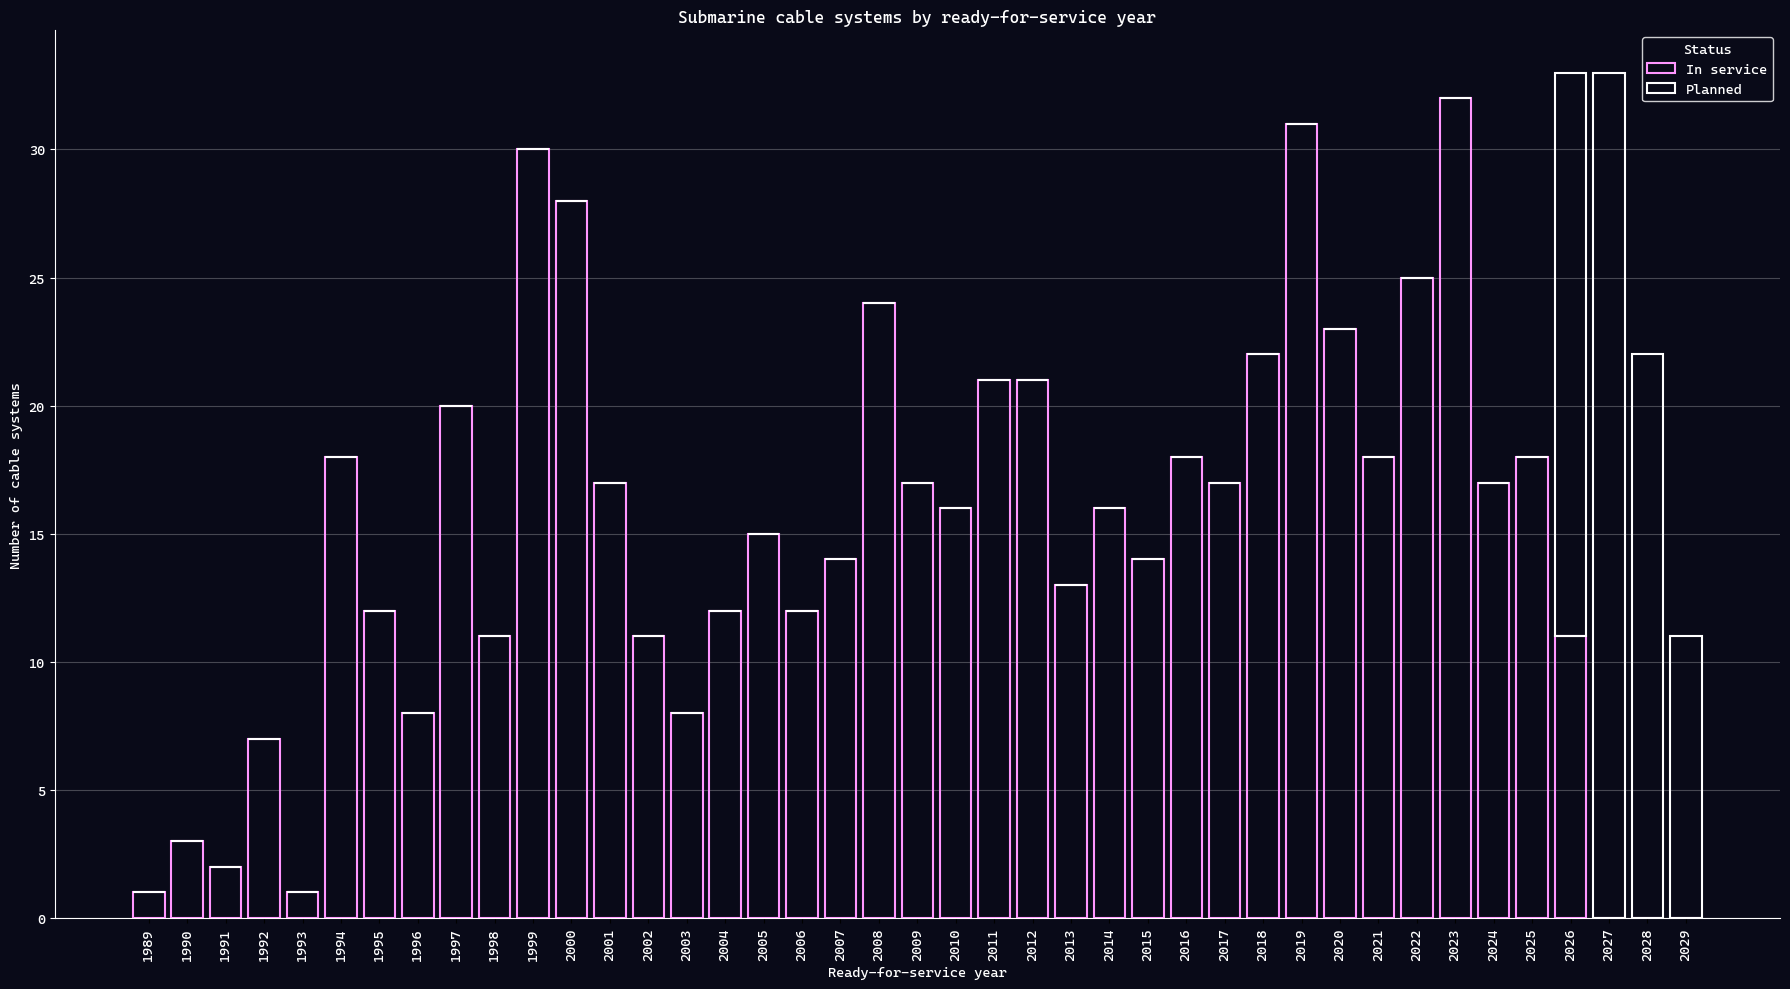

Write the Python code that produced this figure.
from matplotlib.ticker import MultipleLocator

yearly = (
    metadata.dropna(subset=["rfs_year", "status"])
    .groupby(["rfs_year", "status"])
    .size()
    .unstack(fill_value=0)
    .sort_index()
)

x = range(len(yearly.index))
in_service = yearly.get("In service", pd.Series(0, index=yearly.index))
planned = yearly.get("Planned", pd.Series(0, index=yearly.index))

fig, ax = plt.subplots(figsize=(18, 10), facecolor="#090A18")
ax.set_facecolor("#090A18")
ax.bar(
    x,
    in_service,
    width=0.82,
    facecolor="none",
    edgecolor="#FF96FF",
    linewidth=1.5,
    label="In service",
)
ax.bar(
    x,
    planned,
    bottom=in_service,
    width=0.82,
    facecolor="none",
    edgecolor="#FFFFFF",
    linewidth=1.5,
    label="Planned",
)

ax.set_title("Submarine cable systems by ready-for-service year", color="#FFFFFF")
ax.set_xlabel("Ready-for-service year", color="#FFFFFF")
ax.set_ylabel("Number of cable systems", color="#FFFFFF")

legend = ax.legend(
    title="Status", facecolor="#090A18", edgecolor="#FFFFFF", labelcolor="#FFFFFF"
)
legend.get_title().set_color("#FFFFFF")

ax.set_xticks(list(x))
ax.set_xticklabels(
    yearly.index.astype(str), rotation=90, ha="center", va="top", color="#FFFFFF"
)
ax.tick_params(axis="y", colors="#FFFFFF")
ax.spines["bottom"].set_color("#FFFFFF")
ax.spines["left"].set_color("#FFFFFF")
ax.spines["top"].set_visible(False)
ax.spines["right"].set_visible(False)

ax.yaxis.set_major_locator(MultipleLocator(5))
ax.set_axisbelow(True)
ax.grid(axis="y", which="major", color="#FFFFFF", alpha=0.25)

plt.tight_layout()
plt.show()

print(f"Cable records without an RFS year: {metadata['rfs_year'].isna().sum():,}")
